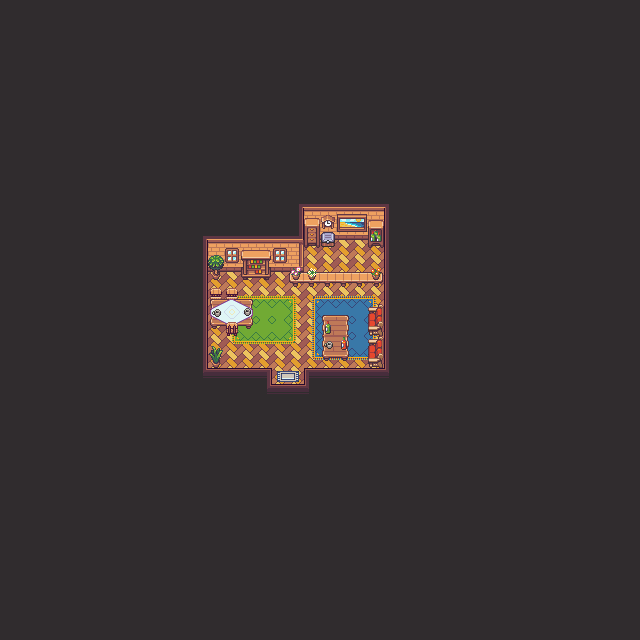

This is a level from a 2D game, rendered from its Tiled map with the project's own tilesets. A one-line summary and the map file follow, with tile-layer data summarised:
An orthogonal 40x40 tile map with 16x16 px tiles, 8 tile layers (Background, floor, Carpet, walls, ...), 2 tilesets.

<map version="1.8" tiledversion="1.8.4" orientation="orthogonal" renderorder="right-down" width="40" height="40" tilewidth="16" tileheight="16" infinite="0" nextlayerid="10" nextobjectid="1">
 <tileset firstgid="1" source="house_assets.tsx" />
 <tileset firstgid="769" source="collision.tsx" />
 <group id="2" name="Objects">
  <layer id="1" name="Background" width="40" height="40">
   <data>[1600 cells, 1600 non-empty, 1 distinct tile ids]</data>
  </layer>
  <layer id="4" name="floor" width="40" height="40">
   <data>[1600 cells, 100 non-empty, 1 distinct tile ids]</data>
  </layer>
  <layer id="9" name="Carpet" width="40" height="40">
   <data>[1600 cells, 45 non-empty, 18 distinct tile ids]</data>
  </layer>
  <layer id="3" name="walls" width="40" height="40">
   <data>[1600 cells, 72 non-empty, 15 distinct tile ids]</data>
  </layer>
  <layer id="5" name="Details" width="40" height="40">
   <data>[1600 cells, 37 non-empty, 31 distinct tile ids]</data>
  </layer>
  <layer id="8" name="Details2" width="40" height="40">
   <data>[1600 cells, 5 non-empty, 4 distinct tile ids]</data>
  </layer>
  <layer id="7" name="Desk" width="40" height="40">
   <data>[1600 cells, 7 non-empty, 4 distinct tile ids]</data>
  </layer>
  <layer id="6" name="Offset objects" width="40" height="40" offsetx="0" offsety="8">
   <data>[1600 cells, 14 non-empty, 14 distinct tile ids]</data>
  </layer>
 </group>
</map>
